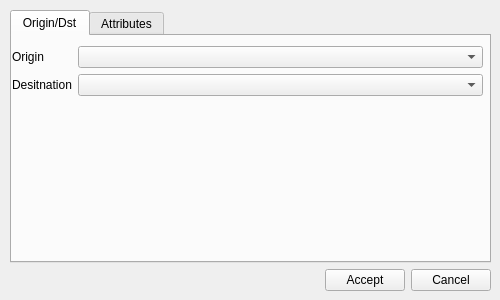
<?xml version="1.0" encoding="UTF-8"?>
<ui version="4.0">
 <class>NewArc</class>
 <widget class="QWidget" name="NewArc">
  <property name="geometry">
   <rect>
    <x>0</x>
    <y>0</y>
    <width>500</width>
    <height>300</height>
   </rect>
  </property>
  <property name="sizePolicy">
   <sizepolicy hsizetype="Fixed" vsizetype="Preferred">
    <horstretch>0</horstretch>
    <verstretch>0</verstretch>
   </sizepolicy>
  </property>
  <property name="minimumSize">
   <size>
    <width>500</width>
    <height>300</height>
   </size>
  </property>
  <property name="maximumSize">
   <size>
    <width>500</width>
    <height>300</height>
   </size>
  </property>
  <property name="windowTitle">
   <string>New Arc</string>
  </property>
  <widget class="QWidget" name="layoutWidget">
   <property name="geometry">
    <rect>
     <x>10</x>
     <y>10</y>
     <width>481</width>
     <height>281</height>
    </rect>
   </property>
   <layout class="QVBoxLayout" name="verticalLayout">
    <item>
     <widget class="QTabWidget" name="tabWidget">
      <property name="currentIndex">
       <number>0</number>
      </property>
      <widget class="QWidget" name="tab_1">
       <attribute name="title">
        <string>Origin/Dst</string>
       </attribute>
       <widget class="QWidget" name="layoutWidget">
        <property name="geometry">
         <rect>
          <x>0</x>
          <y>10</y>
          <width>471</width>
          <height>91</height>
         </rect>
        </property>
        <layout class="QFormLayout" name="formLayout">
         <property name="fieldGrowthPolicy">
          <enum>QFormLayout::AllNonFixedFieldsGrow</enum>
         </property>
         <property name="labelAlignment">
          <set>Qt::AlignLeading|Qt::AlignLeft|Qt::AlignVCenter</set>
         </property>
         <property name="rightMargin">
          <number>0</number>
         </property>
         <property name="bottomMargin">
          <number>0</number>
         </property>
         <item row="0" column="0">
          <widget class="QLabel" name="label">
           <property name="text">
            <string>Origin</string>
           </property>
          </widget>
         </item>
         <item row="0" column="1">
          <widget class="QComboBox" name="comboOrigin"/>
         </item>
         <item row="1" column="1">
          <widget class="QComboBox" name="comboDst"/>
         </item>
         <item row="1" column="0">
          <widget class="QLabel" name="label_2">
           <property name="text">
            <string>Desitnation</string>
           </property>
          </widget>
         </item>
        </layout>
       </widget>
      </widget>
      <widget class="QWidget" name="tab_2">
       <property name="enabled">
        <bool>true</bool>
       </property>
       <attribute name="title">
        <string>Attributes</string>
       </attribute>
      </widget>
     </widget>
    </item>
    <item>
     <layout class="QHBoxLayout" name="horizontalLayout">
      <item>
       <spacer name="horizontalSpacer">
        <property name="orientation">
         <enum>Qt::Horizontal</enum>
        </property>
        <property name="sizeHint" stdset="0">
         <size>
          <width>40</width>
          <height>20</height>
         </size>
        </property>
       </spacer>
      </item>
      <item>
       <widget class="QPushButton" name="pushAccept">
        <property name="text">
         <string>Accept</string>
        </property>
       </widget>
      </item>
      <item>
       <widget class="QPushButton" name="pushCancel">
        <property name="text">
         <string>Cancel</string>
        </property>
       </widget>
      </item>
     </layout>
    </item>
   </layout>
  </widget>
 </widget>
 <resources/>
 <connections/>
</ui>
